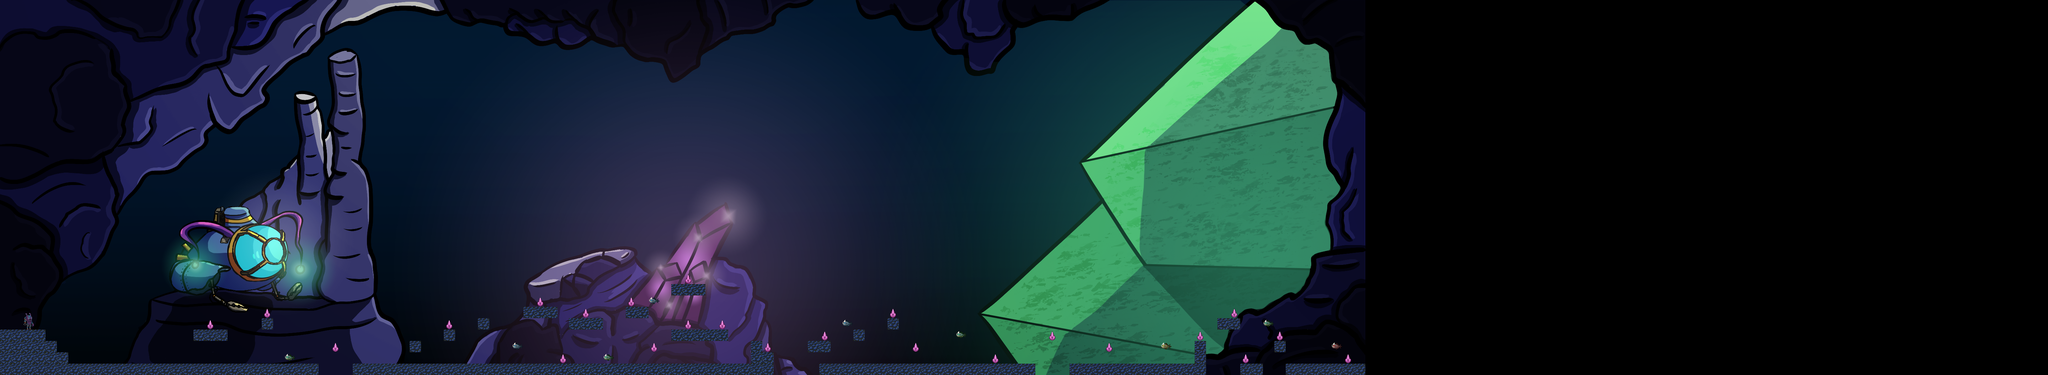

A level layout from a 2D game, rendered from its tile map. Below: a short description, then the map file with tile-grid data replaced by summaries:
An orthogonal 180x33 tile map with 32x32 px tiles, 2 tile layers (Calque de Tuiles 2, Calque de Tuiles 1), 4 tilesets, 2 image layers and 1 object.

<map version="1.5" tiledversion="1.7.2" orientation="orthogonal" renderorder="right-down" width="180" height="33" tilewidth="32" tileheight="32" infinite="0" nextlayerid="6" nextobjectid="1">
 <tileset firstgid="1" source="tuiles.tsx" />
 <tileset firstgid="101" name="héros2dProg" tilewidth="32" tileheight="64" tilecount="1" columns="1">
  <image source="assets/héros2dProg.png" width="32" height="64" />
  <tile id="0">
   <objectgroup draworder="index" id="2">
    <object id="1" x="2" y="17" width="29" height="47" />
   </objectgroup>
  </tile>
 </tileset>
 <tileset firstgid="102" source="monstres.tsx" />
 <tileset firstgid="106" source="star-export.tsx" />
 <imagelayer id="3" name="background2">
  <image source="assets/background2.png" width="1080" height="1920" />
 </imagelayer>
 <imagelayer id="2" name="background1">
  <image source="assets/Background.png" width="3840" height="1080" />
 </imagelayer>
 <layer id="5" name="Calque de Tuiles 2" width="180" height="33">
  <data>[5940 cells, 24 non-empty, 1 distinct tile ids]</data>
 </layer>
 <layer id="1" name="Calque de Tuiles 1" width="180" height="33">
  <data>[5940 cells, 180 non-empty, 8 distinct tile ids]</data>
 </layer>
</map>
